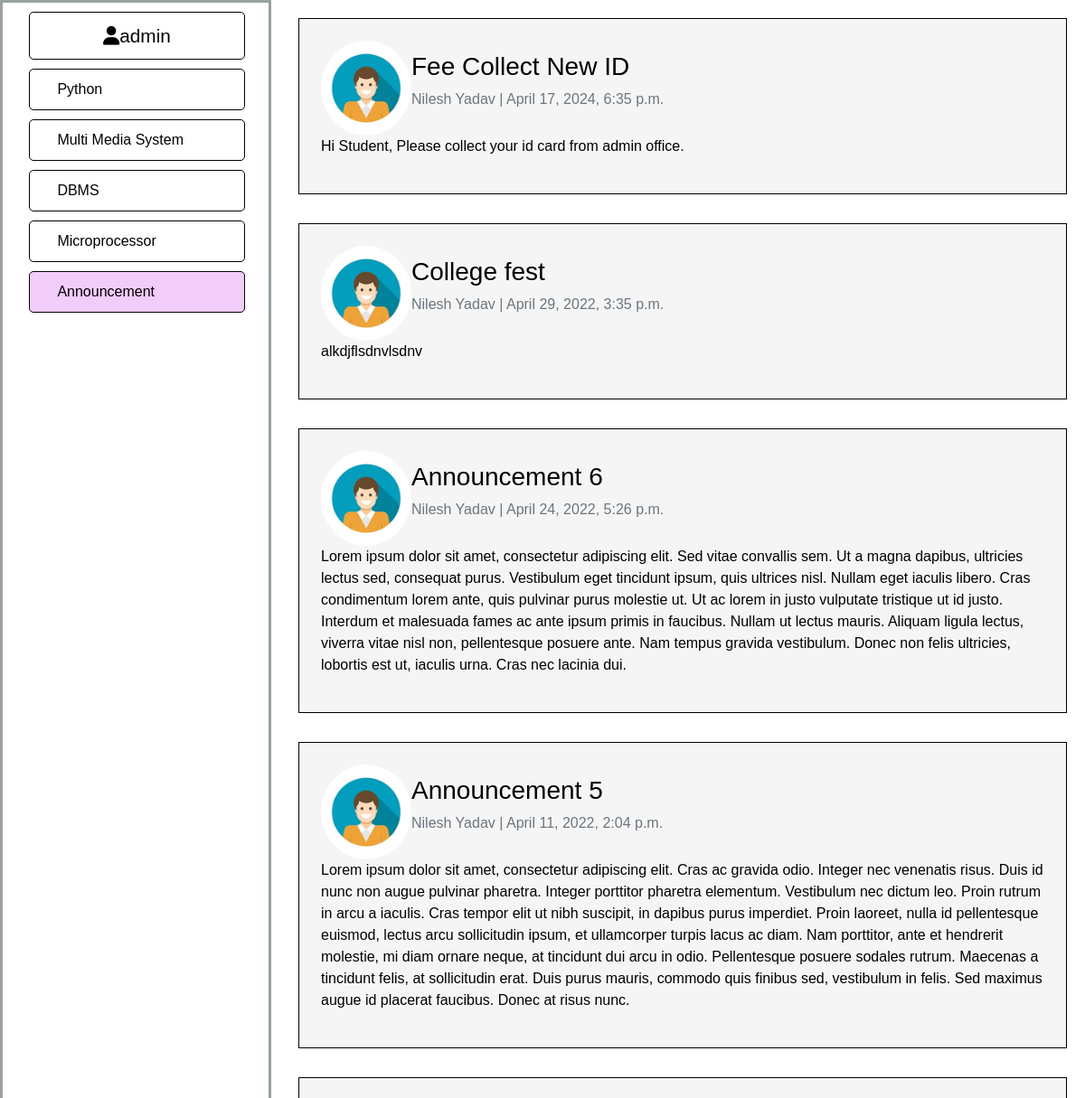
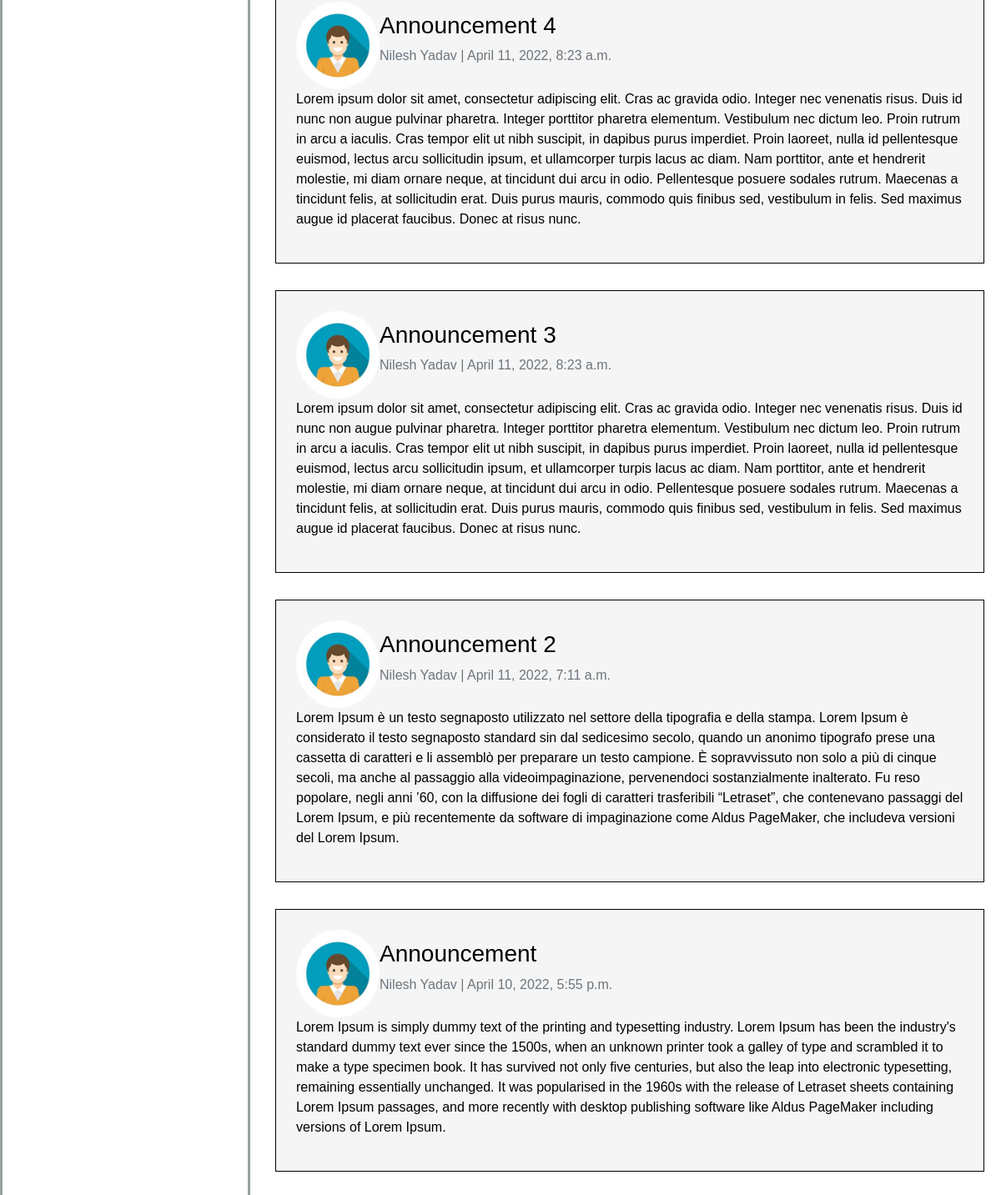
/announcement/ (signed in), run on the app's committed database (2 pictures, top to bottom).
### announcement/models.py (models this page shows, shortened)
class Announcement(models.Model):
    title = models.CharField(max_length=100)
    content = models.TextField()
    date = models.DateTimeField(default=datetime.now)
    teacher = models.ForeignKey(Teacher, on_delete=models.CASCADE)

### users/models.py (models this page shows, shortened)
class Teacher(models.Model):
    user = models.OneToOneField(User, on_delete=models.CASCADE)
    subject = models.OneToOneField(Subject, on_delete=models.CASCADE)

class Profile(models.Model):
    user = models.OneToOneField(User, on_delete=models.CASCADE)
    image = models.ImageField(default='default.jpg', upload_to='profile_pics')

### announcement/views.py (the view)
# urls.py: path('', views.index, name='announcement-index'),
@login_required
def index(request):
    announcement_qs = Announcement.objects.all().order_by('-id')
    context = {
        'announcement_qs':announcement_qs,
        'subject':'announcement',
    }
    return render(request, 'announcement/index.html', context)

### announcement/templates/announcement/index.html (shortened to what this page needs)
{% load static %}
<!DOCTYPE html>
<html lang="en">
<head>
    <link rel="stylesheet" href="https://pyscript.net/alpha/pyscript.css" />
    <link rel="stylesheet" href="https://stackpath.bootstrapcdn.com/bootstrap/4.3.1/css/bootstrap.min.css">
    <link rel="stylesheet" href="{% static 'classroom/main.css' %}">
</head>
<body>
    <nav id="navbar">
        {% if user.is_authenticated %}
          <header>
              <a href="{% url 'profile'%}" class="active"><i class="fas fa-user"></i>{{user.username}}</a>
          </header>
        {% endif %}
            <ul>
              <li {% if subject == 'python' %}class="current-page" {% endif %}>
                <a class="nav-links " href="{% url 'classroom:index' 'python' %}">
                    Python
                </a>
              </li>
              <li {% if subject == 'multimediasystem' %}class="current-page" {% endif %}>
                <a class="nav-links" href="{% url 'classroom:index' 'multimediasystem' %}">
                  Multi Media System
                </a>
              </li>
              <li {% if subject == 'dbms' %}class="current-page" {% endif %}>
                <a class="nav-links" href="{% url 'classroom:index' 'dbms' %}">
                  DBMS
                </a>
              </li>
              <li {% if subject == 'microprocessor' %}class="current-page" {% endif %}>
                  <a class="nav-links" href="{% url 'classroom:index' 'microprocessor' %}">
                    Microprocessor
                  </a>
              </li>
              <li {% if subject == 'announcement' %}class="current-page" {% endif %} id="last-li">
                  <a class="nav-links" href="{% url 'announcement-index' %}">
                    Announcement
                  </a>
              </li>
            </ul>
    </nav>
<main id="main-doc">
{% for announcement in announcement_qs %}
<div class="announcement">
<div class="header">
  <div class="profile-pic">
    <img src="{{announcement.teacher.user.profile.image.url}}" alt="Image not found">
  </div>
  <div class="title">
    <h3>{{announcement.title}}</h3>
    <div class="inner-title">
      <p class="text-muted">{{announcement.teacher.user.get_full_name}} | {{announcement.date}}</p>
    </div>
  </div>
</div>
<div class="content">
  <p>{{announcement.content}}</p>
</div>
</div>
{% endfor %}
</main>
</body>
</html>

### classroom/static/classroom/main.css (style rules this page uses)
html, body { min-width: 290px; color: black; background-color: #ffffff; font-family: 'Consolas', Arial, sans-serif; line-height: 1.5; }
html { scroll-behavior: smooth; }
#navbar { position: fixed; min-width: 290px; top: 0px; left: 0px; width: 300px; height:100% ; border: solid; border-color: rgba(0, 22, 22, 0.4); }
#navbar > header { border: 1px solid black; border-radius: 5px; width: 81%; margin-left: 10%; }
header { color: black; margin: 10px; text-align: center; font-size: 1.3em; font-weight: thin; font-family: 'Ubuntu', sans-serif; }
#navbar ul { height: 88%; padding: 0; overflow-y: auto; overflow-x: hidden; padding-left: 10%; }
#navbar li { color: red; border: 1px solid black; border-radius: 5px; list-style: none; padding-left: 0px; position: relative; width: 90%; margin-bottom: 10px; }
.current-page { background-color: rgba(237, 185, 247, 0.705); border-left: 3px solid red; }
#navbar a { display: block; padding: 10px 30px; color: black; text-decoration: none; cursor: pointer; }
#main-doc { position: absolute; margin-left: 310px; padding: 20px; margin-bottom: 110px; }
.announcement { border: 1px solid black; margin: 0 0 2rem 0; padding: 1.5rem; background:#f5f5f5; }
.header { display: flex; align-items: center; }
.header img { width: 100px; border-radius: 50%; }

### data on the page
Announcement: teacher.user.profile.image (picture), title "Fee Collect New ID", teacher.user.get_full_name "Nilesh Yadav", date "April 17, 2024, 6:35 p.m.", content "Hi Student, Please collect your id card from admin office."
Announcement: teacher.user.profile.image (picture), title "College fest", teacher.user.get_full_name "Nilesh Yadav", date "April 29, 2022, 3:35 p.m.", content "alkdjflsdnvlsdnv"
Announcement: teacher.user.profile.image (picture), title "Announcement 6", teacher.user.get_full_name "Nilesh Yadav", date "April 24, 2022, 5:26 p.m.", content "Lorem ipsum dolor sit amet, consectetur adipiscing elit. Sed vitae convallis sem. Ut a magna dapibus, ultricies lectus sed, consequat purus. Vestibulum eget tincidunt ipsum, quis ultrices nisl. Nullam eget iaculis libero. Cras condimentum lorem ante, quis pulvinar purus molestie ut. Ut ac lorem in justo vulputate tristique ut id justo. Interdum et malesuada fames ac ante ipsum primis in faucibus. Nullam ut lectus mauris. Aliquam ligula lectus, viverra vitae nisl non, pellentesque posuere ante. Nam tempus gravida vestibulum. Donec non felis ultricies, lobortis est ut, iaculis urna. Cras nec lacinia dui."
Announcement: teacher.user.profile.image (picture), title "Announcement 5", teacher.user.get_full_name "Nilesh Yadav", date "April 11, 2022, 2:04 p.m.", content "Lorem ipsum dolor sit amet, consectetur adipiscing elit. Cras ac gravida odio. Integer nec venenatis risus. Duis id nunc non augue pulvinar pharetra. Integer porttitor pharetra elementum. Vestibulum nec dictum leo. Proin rutrum in arcu a iaculis. Cras tempor elit ut nibh suscipit, in dapibus purus imperdiet. Proin laoreet, nulla id pellentesque euismod, lectus arcu sollicitudin ipsum, et ullamcorper turpis lacus ac diam. Nam porttitor, ante et hendrerit molestie, mi diam ornare neque, at tincidunt dui arcu in odio. Pellentesque posuere sodales rutrum. Maecenas a tincidunt felis, at sollicitudin erat. Duis purus mauris, commodo quis finibus sed, vestibulum in felis. Sed maximus augue id…"
Announcement: teacher.user.profile.image (picture), title "Announcement 4", teacher.user.get_full_name "Nilesh Yadav", date "April 11, 2022, 8:23 a.m.", content "Lorem ipsum dolor sit amet, consectetur adipiscing elit. Cras ac gravida odio. Integer nec venenatis risus. Duis id nunc non augue pulvinar pharetra. Integer porttitor pharetra elementum. Vestibulum nec dictum leo. Proin rutrum in arcu a iaculis. Cras tempor elit ut nibh suscipit, in dapibus purus imperdiet. Proin laoreet, nulla id pellentesque euismod, lectus arcu sollicitudin ipsum, et ullamcorper turpis lacus ac diam. Nam porttitor, ante et hendrerit molestie, mi diam ornare neque, at tincidunt dui arcu in odio. Pellentesque posuere sodales rutrum. Maecenas a tincidunt felis, at sollicitudin erat. Duis purus mauris, commodo quis finibus sed, vestibulum in felis. Sed maximus augue id…"
Announcement: teacher.user.profile.image (picture), title "Announcement 3", teacher.user.get_full_name "Nilesh Yadav", date "April 11, 2022, 8:23 a.m.", content "Lorem ipsum dolor sit amet, consectetur adipiscing elit. Cras ac gravida odio. Integer nec venenatis risus. Duis id nunc non augue pulvinar pharetra. Integer porttitor pharetra elementum. Vestibulum nec dictum leo. Proin rutrum in arcu a iaculis. Cras tempor elit ut nibh suscipit, in dapibus purus imperdiet. Proin laoreet, nulla id pellentesque euismod, lectus arcu sollicitudin ipsum, et ullamcorper turpis lacus ac diam. Nam porttitor, ante et hendrerit molestie, mi diam ornare neque, at tincidunt dui arcu in odio. Pellentesque posuere sodales rutrum. Maecenas a tincidunt felis, at sollicitudin erat. Duis purus mauris, commodo quis finibus sed, vestibulum in felis. Sed maximus augue id…"
Announcement: teacher.user.profile.image (picture), title "Announcement 2", teacher.user.get_full_name "Nilesh Yadav", date "April 11, 2022, 7:11 a.m.", content "Lorem Ipsum è un testo segnaposto utilizzato nel settore della tipografia e della stampa. Lorem Ipsum è considerato il testo segnaposto standard sin dal sedicesimo secolo, quando un anonimo tipografo prese una cassetta di caratteri e li assemblò per preparare un testo campione. È sopravvissuto non solo a più di cinque secoli, ma anche al passaggio alla videoimpaginazione, pervenendoci sostanzialmente inalterato. Fu reso popolare, negli anni ’60, con la diffusione dei fogli di caratteri trasferibili “Letraset”, che contenevano passaggi del Lorem Ipsum, e più recentemente da software di impaginazione come Aldus PageMaker, che includeva versioni del Lorem Ipsum."
Announcement: teacher.user.profile.image (picture), title "Announcement", teacher.user.get_full_name "Nilesh Yadav", date "April 10, 2022, 5:55 p.m.", content "Lorem Ipsum is simply dummy text of the printing and typesetting industry. Lorem Ipsum has been the industry's standard dummy text ever since the 1500s, when an unknown printer took a galley of type and scrambled it to make a type specimen book. It has survived not only five centuries, but also the leap into electronic typesetting, remaining essentially unchanged. It was popularised in the 1960s with the release of Letraset sheets containing Lorem Ipsum passages, and more recently with desktop publishing software like Aldus PageMaker including versions of Lorem Ipsum."

### other printed values
{{ user.username }} "admin"
